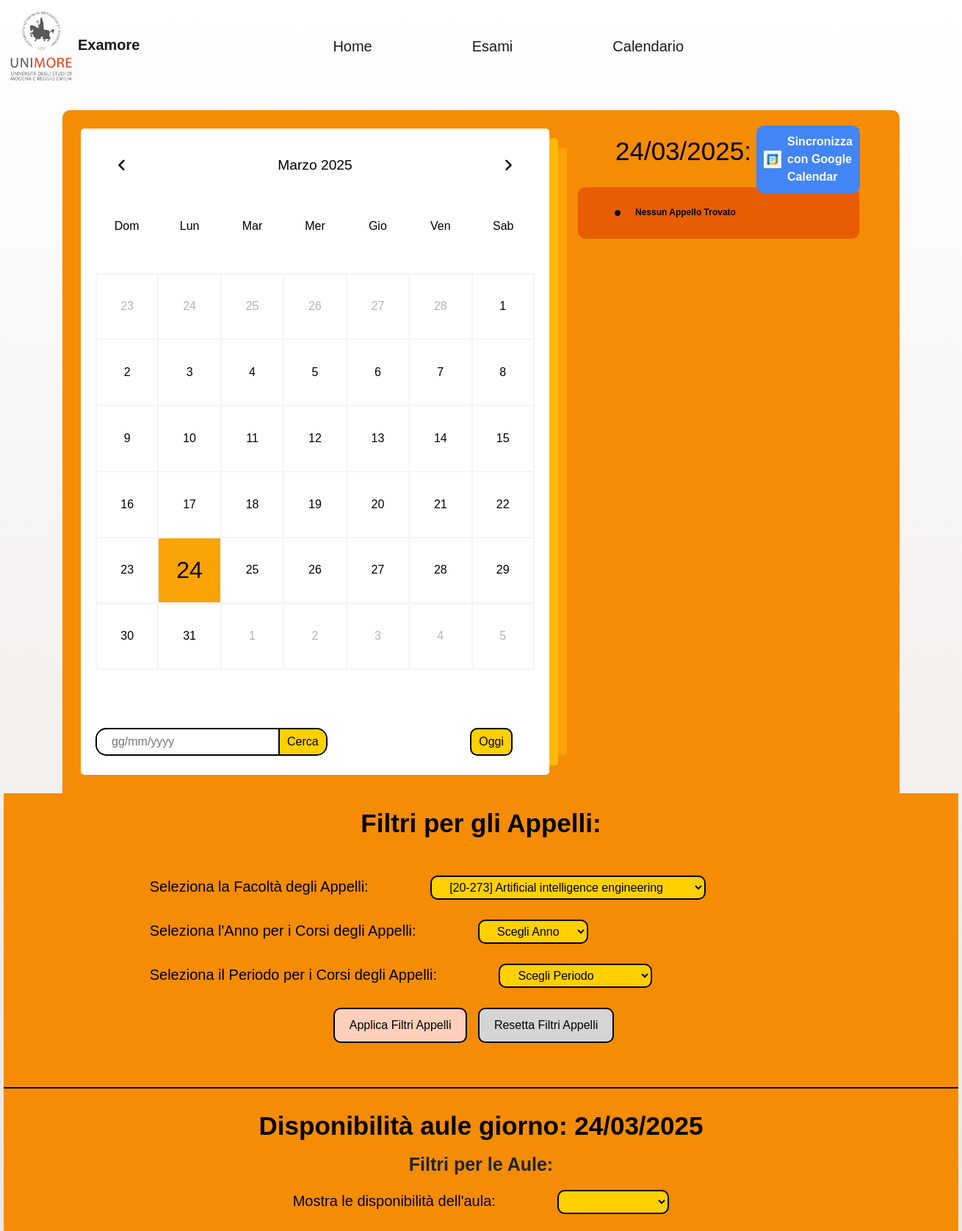
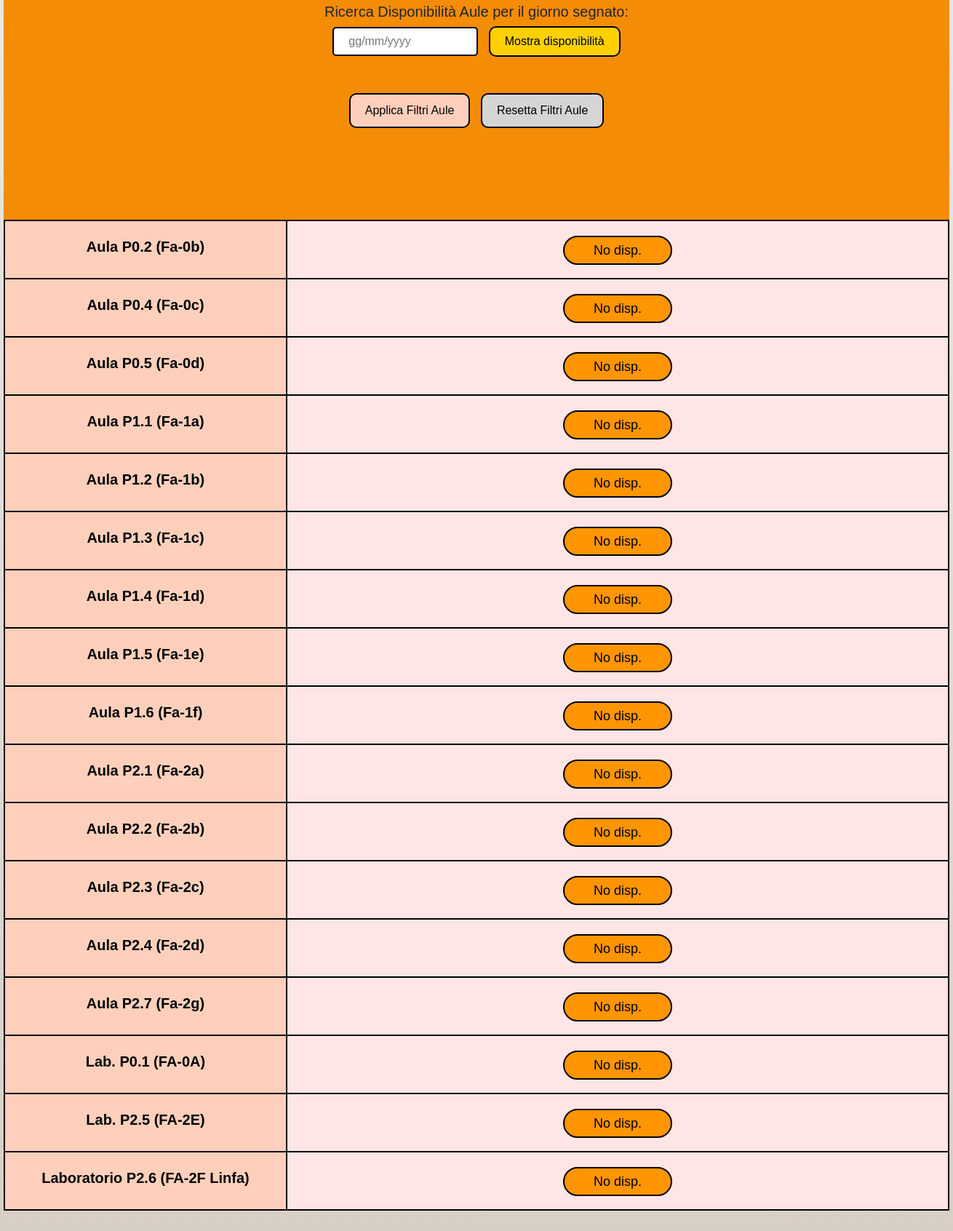
The page /calendar/?facolta_id=134 on the database its author committed (2 pictures, top to bottom).
### main/models.py (models this page shows, shortened)
class Aula(models.Model):
    nome = models.CharField(max_length=100, unique=True)

### main/views.py (the view, shortened to what this page needs)
# urls.py: path('calendar/', main_view.calendar, name="calendar"),
def calendar(request):
    global DAY_SELECTED, MONTH_SELECTED, YEAR_SELECTED
    facolta = Facolta.objects.all()
    aule = Aula.objects.all()
    aule_select_filter = Aula.objects.all()
    aule_disponibilita = {}
    anno_esame = request.POST.get('anno_esame')
    periodo_esame = request.POST.get('periodo_esame')
    aula_visible = request.POST.get('aula_visible')
    disp_input = request.POST.get('disp-input')
    facolta_id = request.GET.get('facolta_id')
    var_disp = False
    facolta_appelli = None
    if facolta_id is not None:
        facolta_appelli = facolta_id
    else:
        facolta_appelli = request.POST.get('facolta_appelli')
    day_false = request.POST.get('selectedDay')
    month_false = request.POST.get('selectedMonth')
    year_false = request.POST.get('selectedYear')
    if day_false is None and month_false is None and year_false is None and DAY_SELECTED is None and MONTH_SELECTED is None and YEAR_SELECTED is None:
        today = datetime.today()
        day = today.strftime("%d")
        month = today.strftime("%m")
        year = today.strftime("%Y")
    data_titolo_aule = None
    if request.headers.get('X-Requested-With') == 'XMLHttpRequest':
        day_false = request.POST.get('selectedDay')
        month_false = request.POST.get('selectedMonth')
        year_false = request.POST.get('selectedYear')
        if day_false is not None and month_false is not None and year_false is not None:
            day = day_false
            month = month_false
            year = year_false
            DAY_SELECTED = day_false
            MONTH_SELECTED = month_false
            YEAR_SELECTED = year_false
        data_attuale = date(int(year), int(month), int(day))
        data_stringa = data_attuale.strftime("%d/%m/%Y")
        if facolta_appelli is not None:
            facolta_id = facolta_appelli
        appelli_attuali = filterAppelli(anno_esame, periodo_esame, data_stringa, facolta_id)
        if aula_visible:
            aule = Aula.objects.filter(nome=aula_visible)
        for aula in aule:
            disp = DisponibilitaOraria.objects.filter(aula=aula, data=data_attuale)
            if not disp:
                var_disp = True
            aule_disponibilita[aula.nome] = [{"ora_inizio": d.ora_inizio, "ora_fine": d.ora_fine} for d in
                                             disp]
        return JsonResponse({
            "appelli": [
                {
                    "id": appello.id,
                    "esame": appello.esame.nome,
                    "data": appello.data
                } for appello in appelli_attuali
            ],
            "aule_disponibilita": aule_disponibilita,
            "data_attuale": data_stringa,
            "anno_esame": anno_esame,
            "periodo_esame": periodo_esame,
            "var_disp": var_disp,
        })
    else:
        data_attuale = date(int(year), int(month), int(day))
        data_stringa = data_attuale.strftime("%d/%m/%Y")
        appelli_attuali = filterAppelli(anno_esame, periodo_esame, data_stringa, facolta_id)
        for a in aule:
            disp = DisponibilitaOraria.objects.filter(aula=a, data=data_attuale)
            aule_disponibilita[a] = disp
    context = {
        "aule": aule,
        "data_attuale": data_stringa,
        "aule_disponibilita": aule_disponibilita,
        "appelli": appelli_attuali,
        "anno_esame": anno_esame,
        "periodo_esame": periodo_esame,
        "aule_select_filter": aule_select_filter,
        "day_selected": DAY_SELECTED,
        "month_selected": MONTH_SELECTED,
        "year_selected": YEAR_SELECTED,
        "facolta": facolta,
        "var_disp": var_disp,
        "facolta_id": facolta_id,  # Add this to help with select options
        "aula_visible": aula_visible,
    }
    return render(request, "main/calendar.html", context)

### main/models.py (called while the page is built)
@receiver(request_finished)
def log_request_finished(**kwargs):
    print("DEBUG: Segnale request_finished attivato")

### main/templatetags/custom_tags.py (called while the page is built)
@register.filter
def get_item(dictionary, key):
    return dictionary.get(key)

### main/templates/main/calendar.html (shortened to what this page needs)
<!doctype html>
<html lang="it">
<head>
    <link href="https://cdn.jsdelivr.net/npm/bootstrap@5.0.2/dist/css/bootstrap.min.css" rel="stylesheet">
     <link
      rel="stylesheet"
      href="https://cdnjs.cloudflare.com/ajax/libs/font-awesome/6.2.0/css/all.min.css"
    />
    {% load static %}
    <link rel="stylesheet" href="{% static 'style/calendar.css' %}">
    <link rel="stylesheet" href="{% static 'style/google-calendar.css' %}">
    {% load custom_tags %}
</head>
<body>
    <nav class="navbar navbar-expand-lg navbar-light navbar-custom" id="navbar-home">
        <div class="container-fluid">
          <a class="navbar-brand mb-0 h1" href="/" id="examore">
            <img src="/static/img/UnimoreLogo.png" class="img-fluid" alt="Logo" id="navbar-logo">
            Examore
          </a>
        <div class="collapse navbar-collapse justify-content-center" id="navbarSupportedContent">
          <ul class="navbar-nav mb-2 mb-lg-0">
            <li class="nav-item">
              <a class="nav-link active" aria-current="page" href="/">Home</a>
            </li>
            <li class="nav-item">
              <a class="nav-link active" href="/esami">Esami</a>
            </li>
            <li class="nav-item">
              <a class="nav-link active" href="/calendar">Calendario</a>
            </li>
          </ul>
        </div>
      </div>
    </nav>
    <div class="container">
        <div class="left">
            <div class="calendar">
                <div class="month">
                    <i class="fa fa-angle-left prev"></i>
                    <div class="date"></div>
                    <i class="fa fa-angle-right next"></i>
                </div>
                <div class="weekdays">
                    <div>Dom</div>
                    <div>Lun</div>
                    <div>Mar</div>
                    <div>Mer</div>
                    <div>Gio</div>
                    <div>Ven</div>
                    <div>Sab</div>
                </div>
                <div class="days">
                </div>
                <div class="goto-today">
                    <div class="goto">
                        <input type="text" placeholder="gg/mm/yyyy" class="date-input">
                        <button class="goto-btn" type="submit">Cerca</button>
                    </div>
                    <button class="today-btn" type="submit">Oggi</button>
                </div>
            </div>
        </div>
        <div class="right">
            <div class="today-date">
                <h4 id="data-titolo">{{data_attuale}}:</h4>
            </div>
            <div class="google-calendar-button">
                <a href="{% url 'start_google_auth' %}" class="btn-sync-all">
                    <img src="{% static 'img/google-calendar.png' %}" alt="Google Calendar" style="height: 24px; margin-right: 8px;">
                    Sincronizza con Google Calendar
                </a>
            </div>
            <div class="events">
                {% if appelli %}
                {% for appello in appelli %}
                    <div class="event">
                        <div class="title">
                            <i class="fas fa-circle"></i>
                            <h3 class="event-title">{{appello.esame}}</h3>
                            <a href="{% url 'sync_single_event' appello.id %}" class="sync-icon" title="Sincronizza questo appello con Google Calendar">
                                <img src="{% static 'img/google-calendar.png' %}" alt="Sync" style="height: 20px; margin-left: 10px;">
                            </a>
                        </div>
                        <div class="event-time">
                            {{appello.data}}
                        </div>
                    </div>
                {% endfor %}
                {% else %}
                    <div class="event">
                        <div class="title">
                            <i class="fas fa-circle"></i>
                            <h3 class="event-title">Nessun Appello Trovato</h3>
                        </div>
                    </div>
                {% endif %}
                </div>
        </div>
    </div>
    <div class="filter-container">
        <h4>Filtri per gli Appelli:</h4>
        <form id="filter-form" method="post" action="{% url 'calendar' %}">
            <div>
                <label class="f-label">Seleziona la Facoltà degli Appelli:</label>
                <select class="f-select" name="facolta_appelli">
                    {% for f in facolta %}
                    <option value="{{ f.id }}" {% if facolta_id == f.id|slugify %}selected{% endif %}>{{ f.nome }}</option>
                    {% endfor %}
                </select>
            </div>
            <div>
                <label class="f-label">Seleziona l'Anno per i Corsi degli Appelli:</label>
                <select class="f-select" name="anno_esame">
                    <option value="">Scegli Anno</option>
                </select>
            </div>
            <div>
                <label class="f-label">Seleziona il Periodo per i Corsi degli Appelli:</label>
                <select class="f-select" name="periodo_esame">
                    <option value="">Scegli Periodo</option>
                </select>
            </div>
            <button type="submit" class="filter-button">Applica Filtri Appelli</button>
            <button type="button" class="reset-filter-button">Resetta Filtri Appelli</button>
        </form>
    </div>
    <div class="aule-container">
            <div class="title-container">
                <h4 id="dta">Disponibilità aule giorno: {{data_attuale}}</h4>
            </div>
        <div class="aule-filter">
            <h4>Filtri per le Aule:</h4>
            <form id="aule-form" method="post" action="{% url 'calendar' %}">
                <div>
                    <label class="aula-label">Mostra le disponibilità dell'aula:</label>
                    <select class="aula-select" name="aula_visible">
                        {% for aula in aule_select_filter %}
                        <option value="{{ a.nome }}" {% if aula_visible == a.nome %}selected{% endif %}>{{ a.nome }}</option>
                        {% endfor %}
                    </select>
                </div>
                <h5>Ricerca Disponibilità Aule per il giorno segnato:</h5>
                <div class="update-disp">
                    <input type="text" placeholder="gg/mm/yyyy" class="disp-input" name="disp-input">
                    <button  type="submit" class="disp-btn">Mostra disponibilità</button>
                </div>
                <button type="submit" class="aule-btn">Applica Filtri Aule</button>
                <button type="button" class="reset-aule-button">Resetta Filtri Aule</button>
            </form>
            <div class="scraping-alert"></div>
        </div>
        <div class="real-aule-container">
            <div class="left-aule">
                {% for aula in aule %}
                    <div class="single-aula">{{aula.nome}}</div>
                {% endfor %}
            </div>
            <div class="right-aule">
                {% for aula in aule %}
                    <div class="disp">
                        {% with disponibilita=aule_disponibilita|get_item:aula %}
                            {% if disponibilita %}
                                {% for d in disponibilita%}
                                    <div class="single-disp">{{d.ora_inizio}}-{{d.ora_fine}}</div>
                                {% endfor %}
                            {% else %}
                                <div class="single-disp">No disp.</div>
                            {% endif %}
                        {% endwith %}
                    </div>
                {% endfor %}
            </div>
        </div>
    </div>
</body>
</html>

### main/static/style/google-calendar.css (style rules this page uses)
.google-calendar-button { position: absolute; top:16px; right: 50px; left: 262px; z-index: 10; }
.today-date { display: flex; align-items: center; justify-content: space-between; width: 10 0%; position: relative; }
.btn-sync-all { display: inline-flex; align-items: center; padding: 10px 10px; background-color: #4285F4; color: white; border-radius: 10px; text-decoration: none; font-weight: bold; border: none; cursor: pointer; transition: background-color 0.3s, transform 0.2s; }
.event { position: relative; }
.event .title { position: relative; padding-right: 50px; display: flex; align-items: center; }
.event * { pointer-events: auto; }

### rows shown on the page
Aula: nome "Aula P0.2 (Fa-0b)"
Aula: nome "Aula P0.4 (Fa-0c)"
Aula: nome "Aula P0.5 (Fa-0d)"
Aula: nome "Aula P1.1 (Fa-1a)"
Aula: nome "Aula P1.2 (Fa-1b)"
Aula: nome "Aula P1.3 (Fa-1c)"
Aula: nome "Aula P1.4 (Fa-1d)"
Aula: nome "Aula P1.5 (Fa-1e)"
Aula: nome "Aula P1.6 (Fa-1f)"
Aula: nome "Aula P2.1 (Fa-2a)"
Aula: nome "Aula P2.2 (Fa-2b)"
Aula: nome "Aula P2.3 (Fa-2c)"
Aula: nome "Aula P2.4 (Fa-2d)"
Aula: nome "Aula P2.7 (Fa-2g)"
Aula: nome "Lab. P0.1 (FA-0A)"
Aula: nome "Lab. P2.5 (FA-2E)"
Aula: nome "Laboratorio P2.6 (FA-2F Linfa)"

### other values the page prints
{{ data_attuale }} "24/03/2025"
form field facolta_appelli "[20-273] Artificial intelligence engineering"
